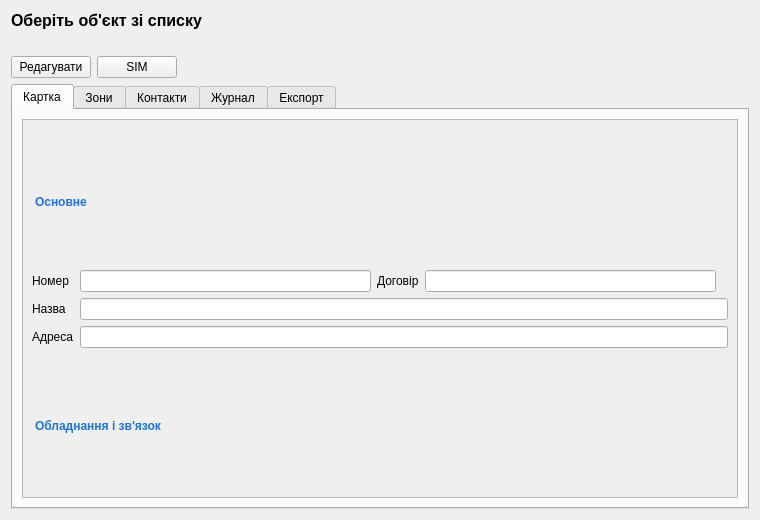
<?xml version="1.0" encoding="UTF-8"?>
<ui version="4.0">
 <class>WorkAreaPanel</class>
 <widget class="QWidget" name="WorkAreaPanel">
  <property name="geometry">
   <rect>
    <x>0</x>
    <y>0</y>
    <width>760</width>
    <height>520</height>
   </rect>
  </property>
  <layout class="QVBoxLayout" name="rootLayout">
   <item>
    <widget class="QLabel" name="headerName">
     <property name="text">
      <string>Оберіть об'єкт зі списку</string>
     </property>
     <property name="styleSheet">
      <string notr="true">font-weight: 600; font-size: 12pt;</string>
     </property>
    </widget>
   </item>
   <item>
    <widget class="QLabel" name="headerAddress">
     <property name="text">
      <string/>
     </property>
     <property name="wordWrap">
      <bool>true</bool>
     </property>
    </widget>
   </item>
   <item>
    <layout class="QHBoxLayout" name="actionsLayout">
     <item>
      <widget class="QPushButton" name="editButton">
       <property name="text">
        <string>Редагувати</string>
       </property>
      </widget>
     </item>
     <item>
      <widget class="QPushButton" name="simButton">
       <property name="text">
        <string>SIM</string>
       </property>
      </widget>
     </item>
     <item>
      <spacer name="actionsSpacer">
       <property name="orientation">
        <enum>Qt::Horizontal</enum>
       </property>
       <property name="sizeHint" stdset="0">
        <size>
         <width>40</width>
         <height>20</height>
        </size>
       </property>
      </spacer>
     </item>
    </layout>
   </item>
   <item>
    <widget class="QTabWidget" name="tabs">
     <widget class="QWidget" name="cardTab">
      <attribute name="title">
       <string>Картка</string>
      </attribute>
      <layout class="QVBoxLayout" name="cardTabLayout">
       <item>
        <widget class="QScrollArea" name="cardScrollArea">
         <property name="widgetResizable">
          <bool>true</bool>
         </property>
         <widget class="QWidget" name="cardScrollContent">
          <layout class="QGridLayout" name="cardGrid">
           <item row="0" column="0" colspan="6">
            <widget class="QLabel" name="mainSectionLabel">
             <property name="text">
              <string>Основне</string>
             </property>
             <property name="styleSheet">
              <string notr="true">font-weight: bold; color: #1a73e8; padding-top: 10px;</string>
             </property>
            </widget>
           </item>
           <item row="1" column="0">
            <widget class="QLabel" name="numberLabel">
             <property name="text">
              <string>Номер</string>
             </property>
            </widget>
           </item>
           <item row="1" column="1">
            <widget class="QLineEdit" name="numberEdit">
             <property name="readOnly">
              <bool>true</bool>
             </property>
            </widget>
           </item>
           <item row="1" column="2">
            <widget class="QLabel" name="contractLabel">
             <property name="text">
              <string>Договір</string>
             </property>
            </widget>
           </item>
           <item row="1" column="3">
            <widget class="QLineEdit" name="contractEdit">
             <property name="readOnly">
              <bool>true</bool>
             </property>
            </widget>
           </item>
           <item row="2" column="0">
            <widget class="QLabel" name="nameLabel">
             <property name="text">
              <string>Назва</string>
             </property>
            </widget>
           </item>
           <item row="2" column="1" colspan="5">
            <widget class="QLineEdit" name="nameEdit">
             <property name="readOnly">
              <bool>true</bool>
             </property>
            </widget>
           </item>
           <item row="3" column="0">
            <widget class="QLabel" name="addressLabel">
             <property name="text">
              <string>Адреса</string>
             </property>
            </widget>
           </item>
           <item row="3" column="1" colspan="5">
            <widget class="QLineEdit" name="addressEdit">
             <property name="readOnly">
              <bool>true</bool>
             </property>
            </widget>
           </item>
           <item row="4" column="0" colspan="6">
            <widget class="QLabel" name="equipmentSectionLabel">
             <property name="text">
              <string>Обладнання і зв'язок</string>
             </property>
             <property name="styleSheet">
              <string notr="true">font-weight: bold; color: #1a73e8; padding-top: 10px;</string>
             </property>
            </widget>
           </item>
          </layout>
         </widget>
        </widget>
       </item>
      </layout>
     </widget>
     <widget class="QWidget" name="zonesTab">
      <attribute name="title">
       <string>Зони</string>
      </attribute>
      <layout class="QVBoxLayout" name="zonesLayout">
       <item>
        <widget class="QStackedWidget" name="zonesStack">
         <widget class="QTableView" name="zonesTable"/>
         <widget class="QTreeView" name="zonesTree"/>
        </widget>
       </item>
      </layout>
     </widget>
     <widget class="QWidget" name="contactsTab">
      <attribute name="title">
       <string>Контакти</string>
      </attribute>
      <layout class="QVBoxLayout" name="contactsLayout">
       <item>
        <widget class="QTableView" name="contactsTable"/>
       </item>
      </layout>
     </widget>
     <widget class="QWidget" name="journalTab">
      <attribute name="title">
       <string>Журнал</string>
      </attribute>
      <layout class="QVBoxLayout" name="journalLayout">
       <item>
        <widget class="QTableView" name="eventsTable"/>
       </item>
      </layout>
     </widget>
     <widget class="QWidget" name="exportTab">
      <attribute name="title">
       <string>Експорт</string>
      </attribute>
      <layout class="QVBoxLayout" name="exportLayout">
       <item>
        <widget class="QLabel" name="exportTitle">
         <property name="text">
          <string>Експорт даних об'єкта</string>
         </property>
         <property name="styleSheet">
          <string notr="true">font-weight: bold; font-size: 11pt;</string>
         </property>
        </widget>
       </item>
       <item>
        <widget class="QPushButton" name="exportPdfButton">
         <property name="text">
          <string>Експортувати в PDF</string>
         </property>
        </widget>
       </item>
       <item>
        <widget class="QPushButton" name="exportXlsxButton">
         <property name="text">
          <string>Експортувати в XLSX (Excel)</string>
         </property>
        </widget>
       </item>
       <item>
        <widget class="QPushButton" name="copyExcelButton">
         <property name="text">
          <string>Копіювати рядок для Excel (TSV)</string>
         </property>
        </widget>
       </item>
       <item>
        <widget class="QPushButton" name="addDeletedButton">
         <property name="text">
          <string>Додати в звіт видалених об'єктів</string>
         </property>
        </widget>
       </item>
       <item>
        <spacer name="exportSpacer">
         <property name="orientation">
          <enum>Qt::Vertical</enum>
         </property>
         <property name="sizeHint" stdset="0">
          <size>
           <width>20</width>
           <height>40</height>
          </size>
         </property>
        </spacer>
       </item>
      </layout>
     </widget>
    </widget>
   </item>
  </layout>
 </widget>
 <resources/>
 <connections/>
</ui>
